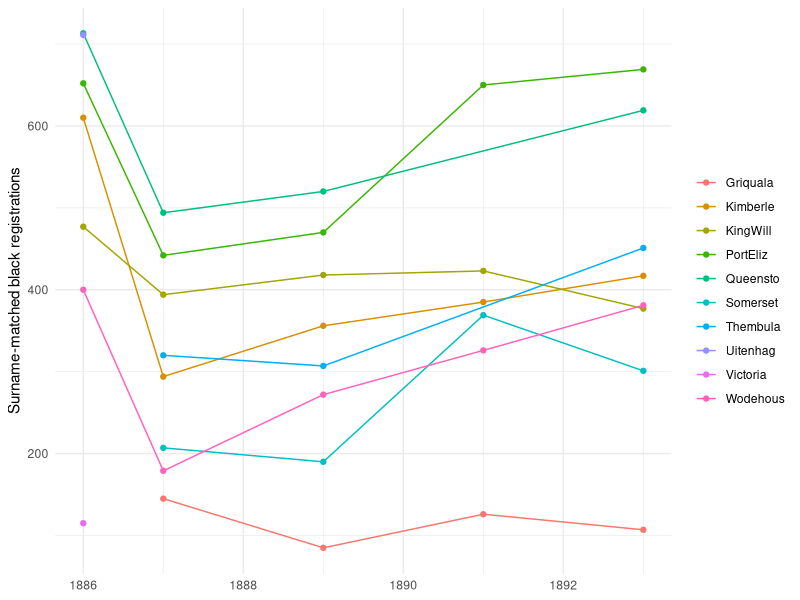
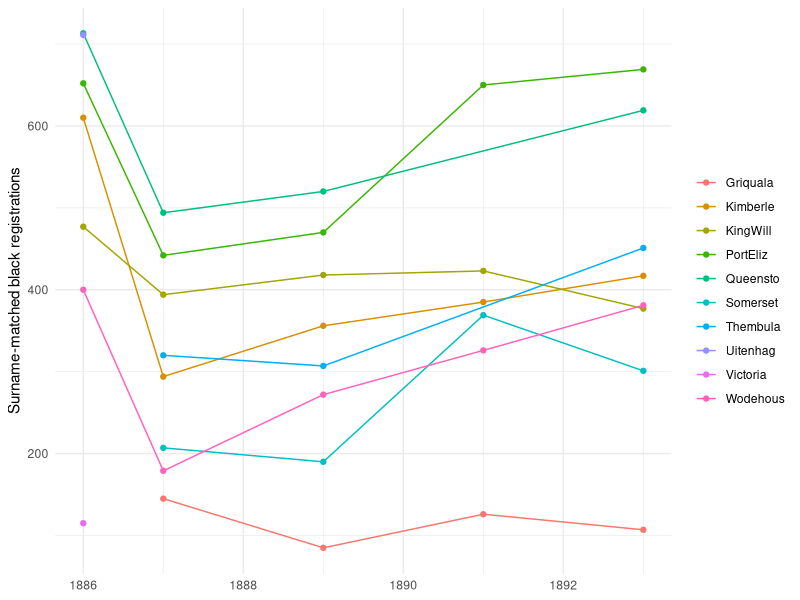

Here is the R script that generated these plots, in order:
# P26_NF S3: 03_figures. Black registrations by division and year (recreated cells only)
suppressMessages({library(dplyr); library(ggplot2); library(readr); library(here)})
d <- read_csv(here::here("P26_NF", "repro_r", "output", "division_year_counts.csv"), show_col_types = FALSE) |> filter(variant == "primary")
g <- ggplot(d, aes(year, black, colour = division)) + geom_line() + geom_point() + labs(x = NULL, y = "Surname-matched black registrations", colour = NULL) + theme_minimal(base_size = 11)
ggsave(here::here("P26_NF", "repro_r", "output", "fig_black_by_division.pdf"), g, width = 7, height = 4)
ggsave(here::here("P26_NF", "repro_r", "output", "fig_black_by_division.png"), g, width = 7, height = 4, dpi = 300)
